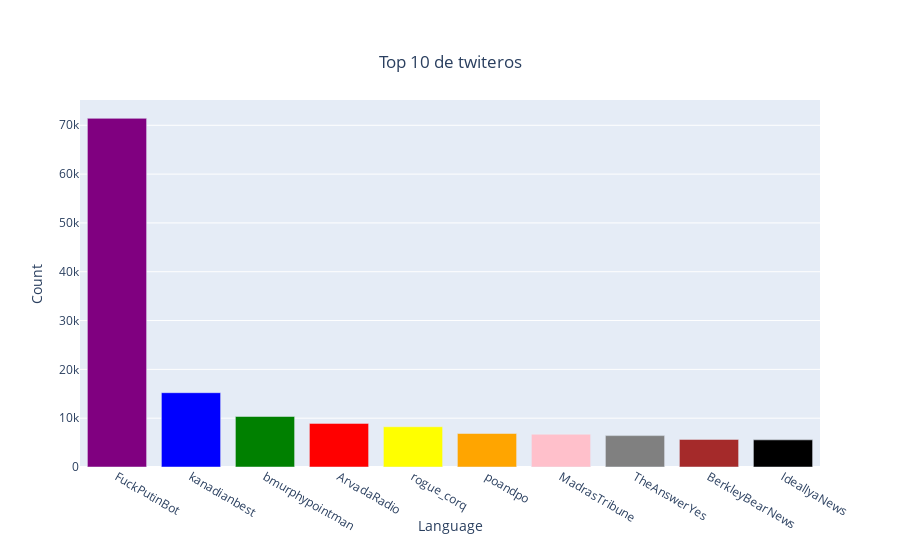

Notebook code for this chart:
### Code cell
# top 10 de usuarios que han twiteado
import plotly.graph_objects as go

# contamos el total de tweets por cada lengua, y mostramos el top 10
top_twitteros = selected_csvs["username"].value_counts().head(10)
top_twitteros_id = selected_csvs["userid"].value_counts().head(10)
#hacemos diagrama de barras
fig = go.Figure(data=[go.Bar(x=top_twitteros.index, y=top_twitteros.values, 
                             marker=dict(color=['purple', 'blue', 'green','red','yellow','orange','pink','gray','brown','black']))])

# añadimos etiquetas
fig.update_layout(title={
        'text': 'Top 10 de twiteros',
        'y':0.9,
        'x':0.5,
        'xanchor': 'center',
        'yanchor': 'top'}, xaxis_title='Language', yaxis_title='Count')
fig.show()

### Figure 1 — Plotly figure (JSON) as saved in the notebook; plotly's stock layout.template omitted (floating-point values rounded to 4 significant figures)
{"data": [{"marker": {"color": ["purple", "blue", "green", "red", "yellow", "orange", "pink", "gray", "brown", "black"]}, "type": "bar", "x": ["FuckPutinBot", "kanadianbest", "bmurphypointman", "ArvadaRadio", "rogue_corq", "poandpo", "MadrasTribune", "TheAnswerYes", "BerkleyBearNews", "IdeallyaNews"], "y": [71422, 15222, 10346, 8936, 8247, 6863, 6715, 6429, 5649, 5558]}], "layout": {"title": {"text": "Top 10 de twiteros", "x": 0.5, "xanchor": "center", "y": 0.9, "yanchor": "top"}, "xaxis": {"title": {"text": "Language"}}, "yaxis": {"title": {"text": "Count"}}}}
